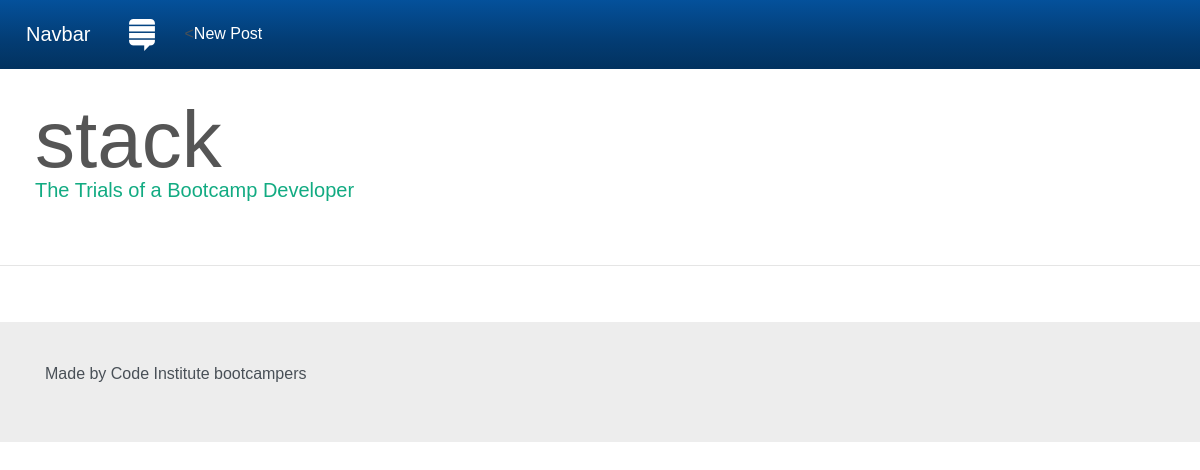
/posts/, run on an earlier commit of the app's database.
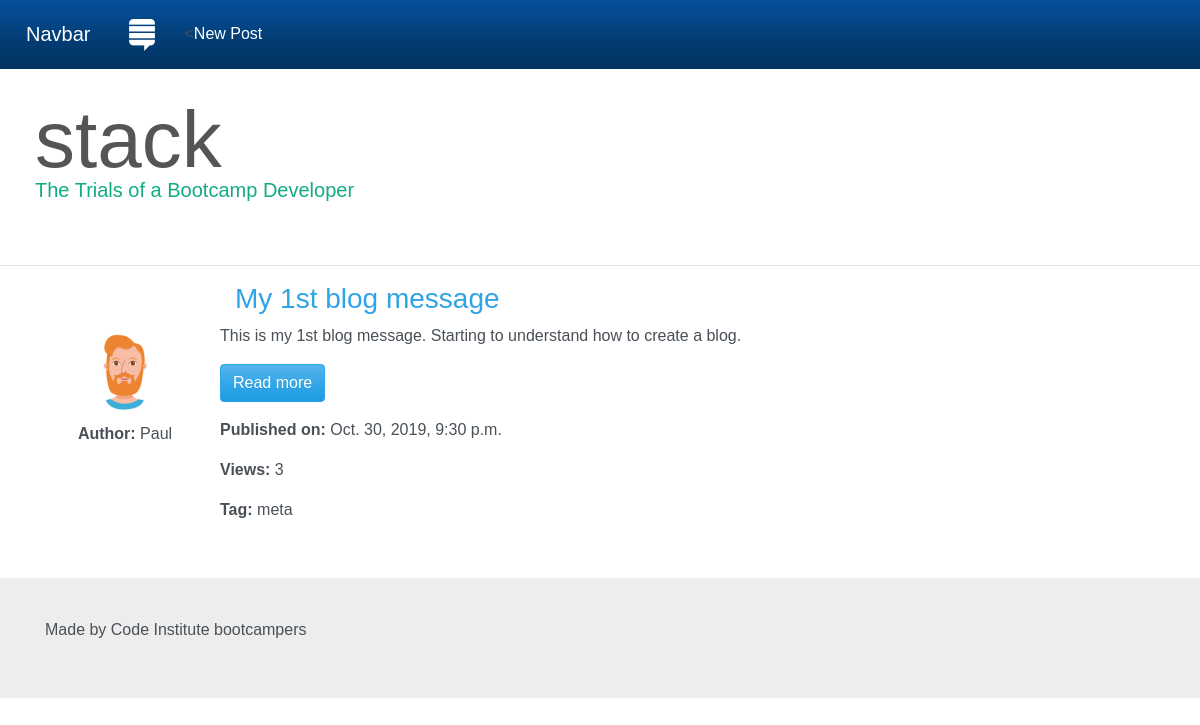
And on a later commit of the database.
### posts/models.py (models this page shows, shortened)
class Post(models.Model):
    title = models.CharField(max_length=200)
    content = models.TextField()
    created_date = models.DateTimeField(auto_now_add=True)
    published_date = models.DateTimeField(blank=True, null=True, default=timezone.now)
    views = models.IntegerField(default=0)
    tag = models.CharField(max_length=30, blank=True, null=True)
    image = models.ImageField(upload_to="img", blank=True, null=True)

### posts/views.py (the view)
def get_posts(request):
    posts = Post.objects.filter(published_date__lte=timezone.now()
        ).order_by('-published_date')
    return render(request, "blogposts.html", {'posts': posts})

### posts/templates/blogposts.html (shortened to what this page needs)
{% extends 'base.html' %}
{% block content %}
    {% for post in posts %}
        <div class="row">
            <div class="col-md-2 col-sm-3 text-center">
                <a class="story-img" href="#">
                    <img src="/media/img/profile.jpg" class="img-circle">
                </a>
                <p><span class="boldtext">Author:</span> Paul</p>
            </div>
            <div class="col-md-10 col-sm-9">
                <h3>{{ post.title }}</h3>
                <div class="row">
                    <div class="col-xs-9">
                        <p>{{ post.content|truncatewords:30 }}</p>
                        <p><a href="{% url 'post_detail' post.id %}"  class="btn btn-primary">Read more</a></p>
                        <p><span class="boldtext">Published on:</span> {{ post.published_date }} </p>
                        <p><span class="boldtext">Views:</span> {{post.views}}</p>
                        <p><span class="boldtext">Tag:</span> {{ post.tag }}</p>
                    </div>
                </div>
            </div>
        </div>
    {% endfor %}
{% endblock %}

What changed in the data, as far as the page shows it:
added Post: title "My 1st blog message", content "This is my 1st blog message. Starting to understand how to create a blog.", published_date "Oct. 30, 2019, 9:30 p.m.", views "3", tag "meta"
